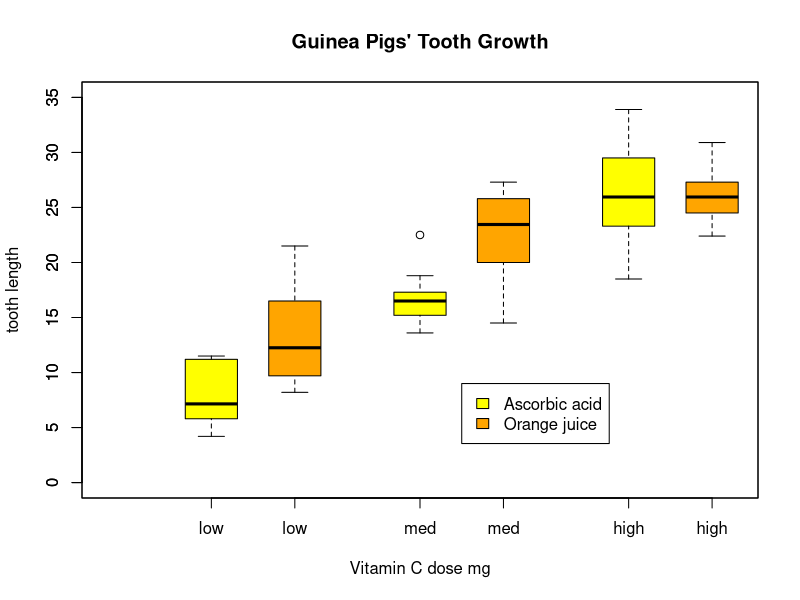
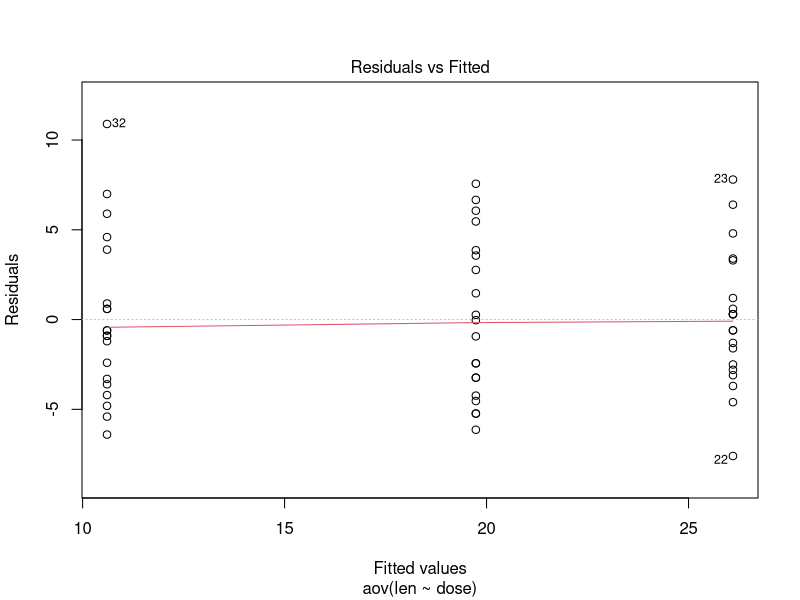
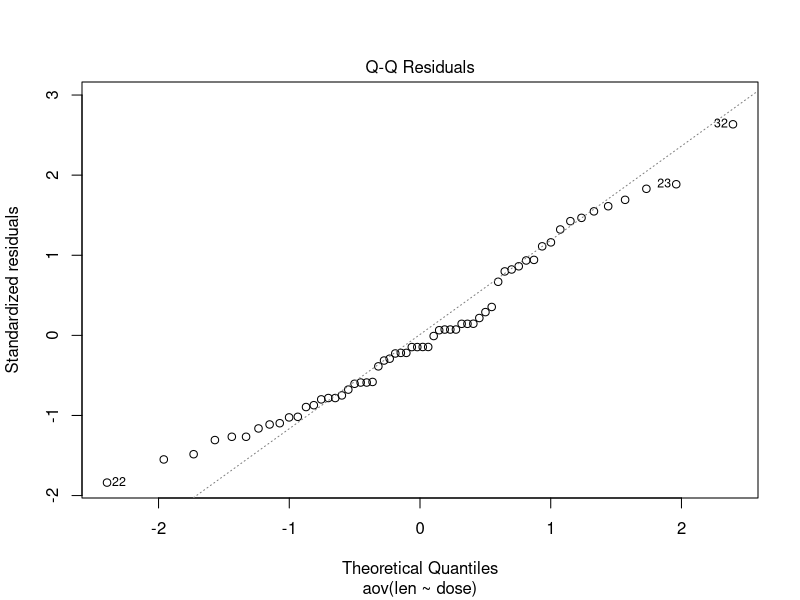
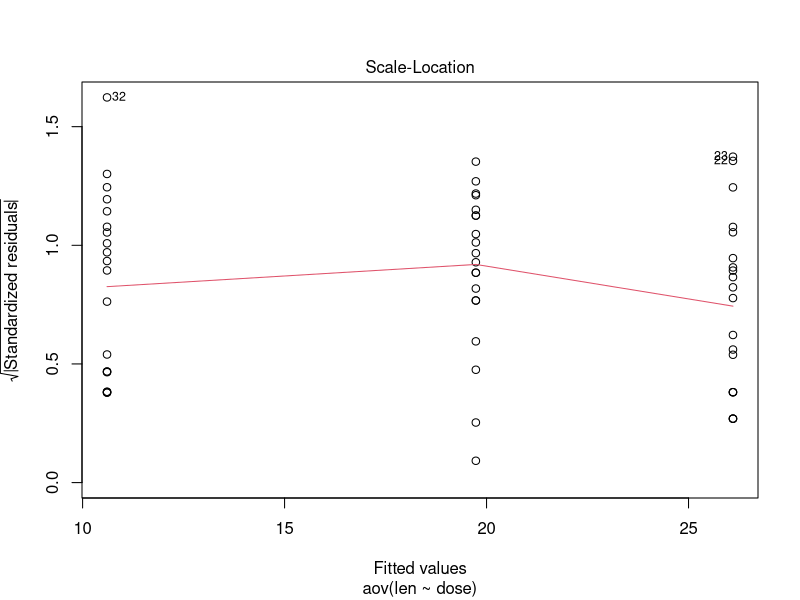
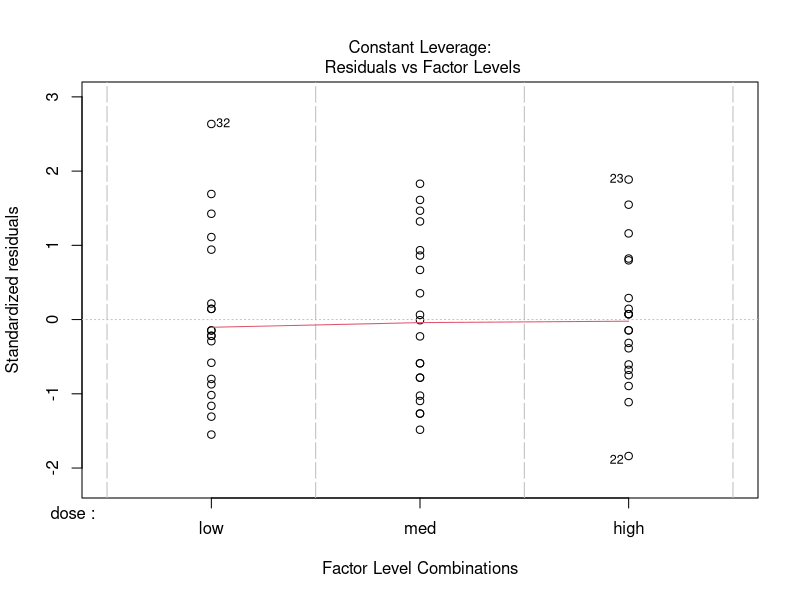
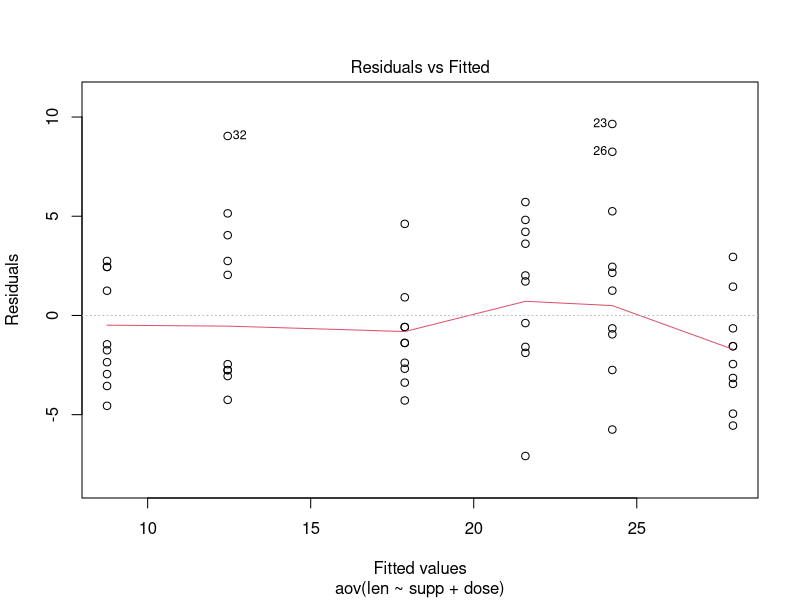
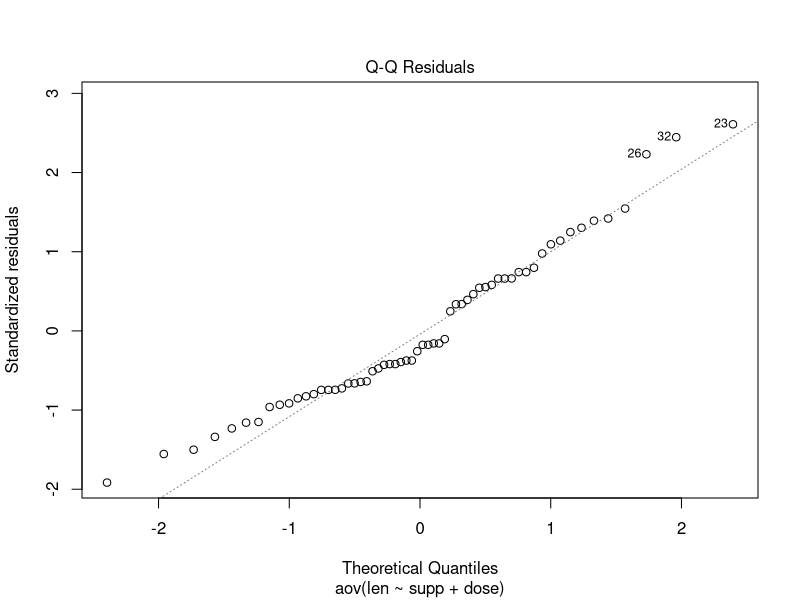
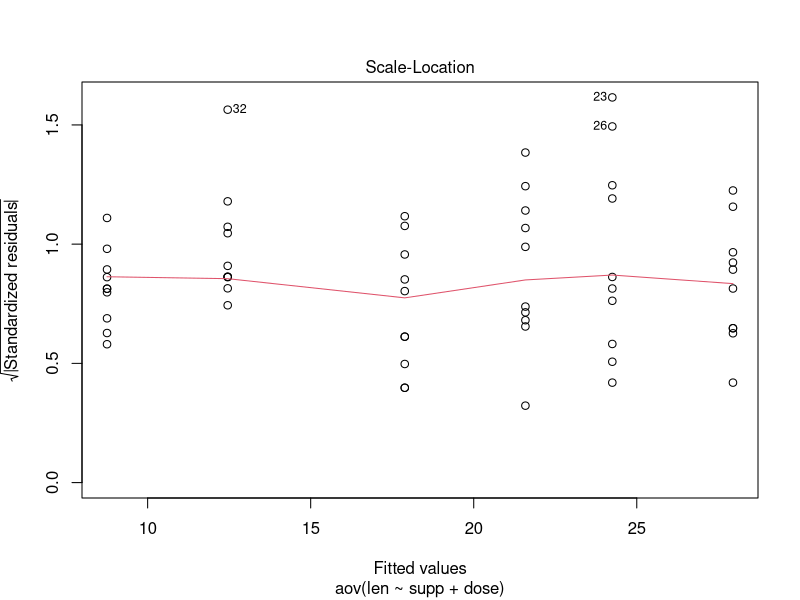

Source code (R) for these figures, in order:
## ---- chunk 1
#Set globals, load libraries, and load and attach the data
# Turn off scientific notations for numbers
options(scipen = 999)  

if(!require("doBy")){
        Install.packages("doBy")
}

if(!require("reshape2")){
        Install.packages("reshape2")
}

if(!require("dplyr")){
        Install.packages("dplyr")
}

data(ToothGrowth)

##Make dose a factor
ToothGrowth$dose = factor(ToothGrowth$dose, levels=c(0.5,1.0,2.0),labels=c("low","med","high"))
## ---- chunk 2
with(ToothGrowth, {
    boxplot(len ~ dose, boxwex = 0.25, at = 1:3 - 0.2,
            subset = (supp == "VC"), col = "yellow",
            main = "Guinea Pigs' Tooth Growth",
            xlab = "Vitamin C dose mg",
            ylab = "tooth length", ylim = c(0, 35))
    boxplot(len ~ dose, add = TRUE, boxwex = 0.25, at = 1:3 + 0.2,
            subset = supp == "OJ", col = "orange")
    legend(2, 9, c("Ascorbic acid", "Orange juice"),
           fill = c("yellow", "orange"))
})
## ---- chunk 3
table(ToothGrowth$dose,ToothGrowth$supp)
## ---- chunk 4
###Basic Summary of the Data 
summaryBy(len~supp+dose, data=ToothGrowth, FUN=c(mean,var,sd,length))

##Mean
with(ToothGrowth, tapply(len, list(dose,supp), mean))

##Variance
with(ToothGrowth, tapply(len, list(dose,supp), var))

##SD
with(ToothGrowth, tapply(len, list(dose,supp), sd))

##Counts
with(ToothGrowth, tapply(len, list(dose,supp), length))
## ---- chunk 5
results <-t.test(ToothGrowth$len[ToothGrowth$supp=="OJ"],ToothGrowth$len[ToothGrowth$supp=="VC"],paired=TRUE, alternative = "greater")
results
## ---- chunk 6
results <-t.test(ToothGrowth$len[ToothGrowth$dose=="high"],ToothGrowth$len[ToothGrowth$dose=="med"],paired=TRUE, alternative = "greater")
results
## ---- chunk 7
results <-t.test(ToothGrowth$len[ToothGrowth$dose=="med"],ToothGrowth$len[ToothGrowth$dose=="low"],paired=TRUE, alternative = "greater")
results
## ---- chunk 8
## Pull out dosage by supplement
vcdf <-subset (ToothGrowth,supp=="VC")
ojdf <-subset (ToothGrowth,supp=="OJ")
## ---- chunk 9
## Check High dosages
results <-t.test(ojdf$len[ojdf$dose=="high"],vcdf$len[vcdf$dose=="high"],paired=TRUE, alternative = "greater")
results
## ---- chunk 10
## Check Medium dosages
results <-t.test(ojdf$len[ojdf$dose=="med"],vcdf$len[vcdf$dose=="med"],paired=TRUE, alternative = "greater")
results
## ---- chunk 11
## Check Low dosages
results <-t.test(ojdf$len[ojdf$dose=="low"],vcdf$len[vcdf$dose=="low"],paired=TRUE, alternative = "greater")
results
## ---- chunk 12
results <-t.test(ToothGrowth$len[ToothGrowth$dose=="high"],ToothGrowth$len[ToothGrowth$dose=="med"],var.equal=TRUE, alternative = "greater")
results
## ---- chunk 13
results <-t.test(ToothGrowth$len[ToothGrowth$dose=="med"],ToothGrowth$len[ToothGrowth$dose=="low"],var.equal=TRUE, alternative = "greater")
results
## ---- chunk 14
output <- aov(len ~ dose, data=ToothGrowth)
model.tables(output,"means",se=T)
summary(output)
plot(output)
## ---- chunk 15
pairwise.t.test(ToothGrowth$len, ToothGrowth$dose,  p.adjust="bonferroni")
## ---- chunk 16
output <- aov(len ~ supp + dose, data=ToothGrowth)
model.tables(output,"means",se=T)
summary(output)
plot(output)
TukeyHSD(output)
## ---- chunk 17
output <- aov(len ~ supp*dose,data=ToothGrowth )
model.tables(output,"means", se=T)
summary(output)
plot(output)
TukeyHSD(output)

##Interaction Plt
with(ToothGrowth, interaction.plot(x.factor=dose, trace.factor=supp,response=len, fun=mean, type="b", legend=T, ylab="Tooth Length", main="Interaction Plot", pch=c(1,19)))

##Interaction Plot and 
with(ToothGrowth,
interaction.plot(dose, supp, len, fun=mean,
xlab="Dose", ylab="Average Length",
lty=1, lwd=2, col=c("red", "blue"), legend=FALSE))
legend("bottomright", c("Orange Juice", "Ascorbic Acid"),
col=c("red", "blue"), lty=1, bty="n", title="Supplement")

## ---- chunk 18
fit <- aov(len~dose+supp, data=ToothGrowth)
summary(fit)
## ---- chunk 19
##Make a 
x <- ToothGrowth$len[ToothGrowth$dose=="high"]-ToothGrowth$len[ToothGrowth$dose=="med"]
summary(x)
results <-t.test(x,  alternative = "greater")
results

x <- ToothGrowth$len[ToothGrowth$dose=="med"]-ToothGrowth$len[ToothGrowth$dose=="low"]
summary(x)
results <-t.test(x,  alternative = "greater")
results

x <- ToothGrowth$len[ToothGrowth$dose=="high"]-ToothGrowth$len[ToothGrowth$dose=="low"]
summary(x)
results <-t.test(x,  alternative = "greater")
results

x <- ToothGrowth$len[ToothGrowth$supp=="OJ"]-ToothGrowth$len[ToothGrowth$supp=="VC"]
summary(x)
results <-t.test(x,  alternative = "greater")
results
## ---- chunk 20
# Add the ID column to the data frame
dataIDAdded <- data.frame(ToothGrowth,PigID=rep(c(1:10),6))
tgdata <- dcast(dataIDAdded,dose+PigID~supp,value.var="len")

# Adjust the column names of the data frame
names(tgdata)[-(1: 2)] <- paste("supp_", names(tgdata)[-(1: 2)], sep = "")

# Add a difference value column to the data frame
tgdata <- mutate(tgdata,diffval=supp_OJ-supp_VC)

##
tgdata05 <- subset(tgdata,dose=="low")
t.test(tgdata05$diffval)

tgdata10 <- subset(tgdata,dose=="med")
t.test(tgdata10$diffval)

tgdata20 <- subset(tgdata,dose=="high")
t.test(tgdata20$diffval)
